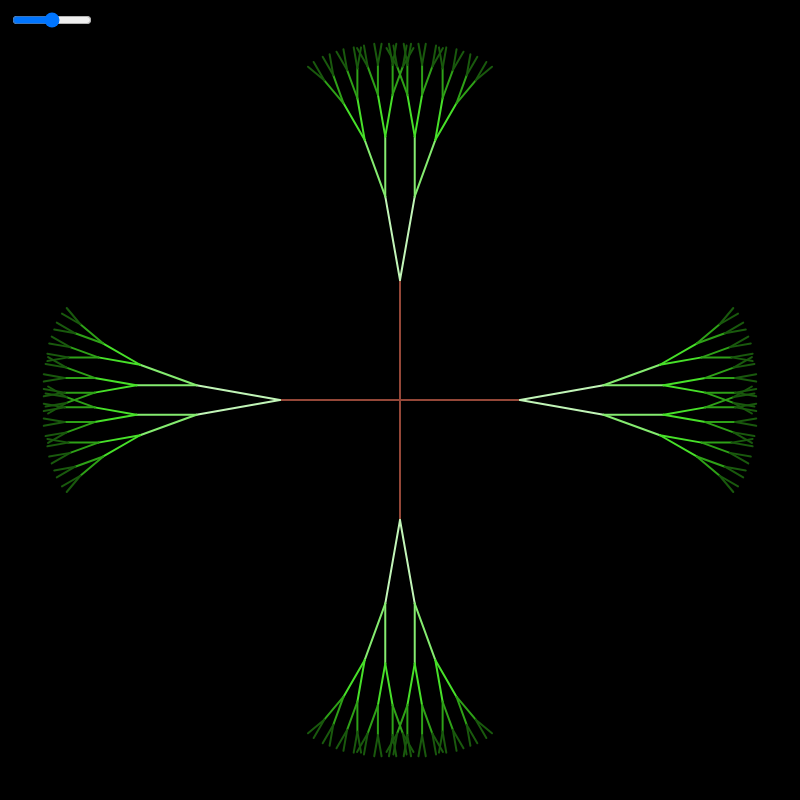
Frame 1 (no input)
Frame 60 (no input): identical to frame 1, image omitted
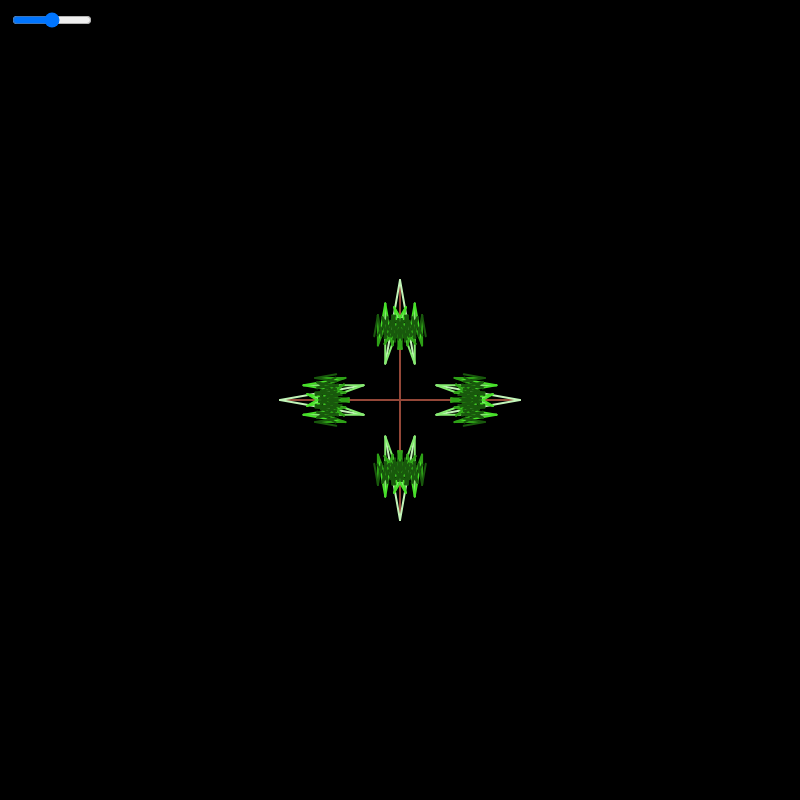
Frame 120 (the mouse pressed at the canvas centre since frame 60)

The p5.js sketch that drew these frames (run headless with seeded random() and noise() and a simulated clock; from frame 60 on, the mouse is pressed at the canvas centre):

// p5.js sketch
// ── sketch.js
let angle;
let theta;
let slider;

function setup() {
  createCanvas(800, 800);
  colorMode(HSL);

  slider = createSlider(0, 10, 5);
  slider.position(10, 10);
  slider.size(80);
}

function draw() {
  background(0);

  let depth = slider.value();

  angle = 10 + mouseX/width * 360;
  theta = Math.PI / 180 * angle;

  let trunk = new Branch(
    // new Vector2(width/2, height*0.95),
    // new Vector2(width/2, height*0.65),
    new Vector2(width/2, height*0.5),
    new Vector2(width/2, height*0.35),
    0,
    color(10, 45, 40)
  );
  trunk.draw();
  growBranches(trunk, depth);

  let trunk2 = new Branch(
    new Vector2(width/2, height*0.5),
    new Vector2(width/2, height*0.65),
    0,
    color(10, 45, 40)
  );
  trunk2.draw();
  growBranches(trunk2, depth);

  let trunk3 = new Branch(
    new Vector2(height*0.5, width/2),
    new Vector2(height*0.35, width/2),
    0,
    color(10, 45, 40)
  );
  trunk3.draw();
  growBranches(trunk3, depth);

  let trunk4 = new Branch(
    new Vector2(height*0.5, width/2),
    new Vector2(height*0.65, width/2),
    0,
    color(10, 45, 40)
  );
  trunk4.draw();
  growBranches(trunk4, depth);
}

function growBranches(root, depth) {
  let currentDepth = 0;
  let branchColor = 255;

  let i = 0;
  let branches = [];
  branches.push(root);

  let b, lastTip, d, lx, ly, lTip, l, rx, ry, rTip, r;
  let newDepth, newColor;
  // BFS
  while (i != branches.length) {
    b = branches[i];
    newDepth = b.depth + 1;
    newColor = color(110, 75, (1-(newDepth/depth)*0.8)*100);
    d = Vector2.direction(b.root, b.tip);
    d.mul(1/Math.sqrt(2));

    // left branch
    lTip = Vector2.rotate(d, theta);
    lx = b.tip.x + lTip.x;
    ly = b.tip.y + lTip.y;
    l = new Branch(b.tip, new Vector2(lx, ly), newDepth, newColor);

    // right branch
    rTip = Vector2.rotate(d, -theta);
    rx = b.tip.x + rTip.x;
    ry = b.tip.y + rTip.y;
    r = new Branch(b.tip, new Vector2(rx, ry), newDepth, newColor);

    l.draw();
    r.draw();

    if (newDepth < depth) {
      branches.push(l, r);
    }

    i++;
  }
}

class Vector2 {
  static direction(from, to) {
    return new Vector2(to.x - from.x, to.y - from.y);
  }

  static rotate(v, theta) {
    let newX = v.x * Math.cos(theta) - v.y * Math.sin(theta);
    let newY = v.x * Math.sin(theta) + v.y * Math.cos(theta);
    return new Vector2(newX, newY);
  }

  constructor(x, y) {
    this.x = x;
    this.y = y;
  }

  length() {
    return Math.sqrt(this.x*this.x + this.y*this.y);
  }

  add(v) {
    this.x += v.x;
    this.y += v.y;
  }

  mul(m) {
    this.x *= m;
    this.y *= m;
  }
}

class Branch {
  constructor(root, tip, depth, color) {
    this.root = root;
    this.tip = tip;
    this.depth = depth;
    this.color = color;
  }

  draw() {
    stroke(this.color);
    strokeWeight(2);
    line(this.root.x, this.root.y, this.tip.x, this.tip.y);
  }
}
